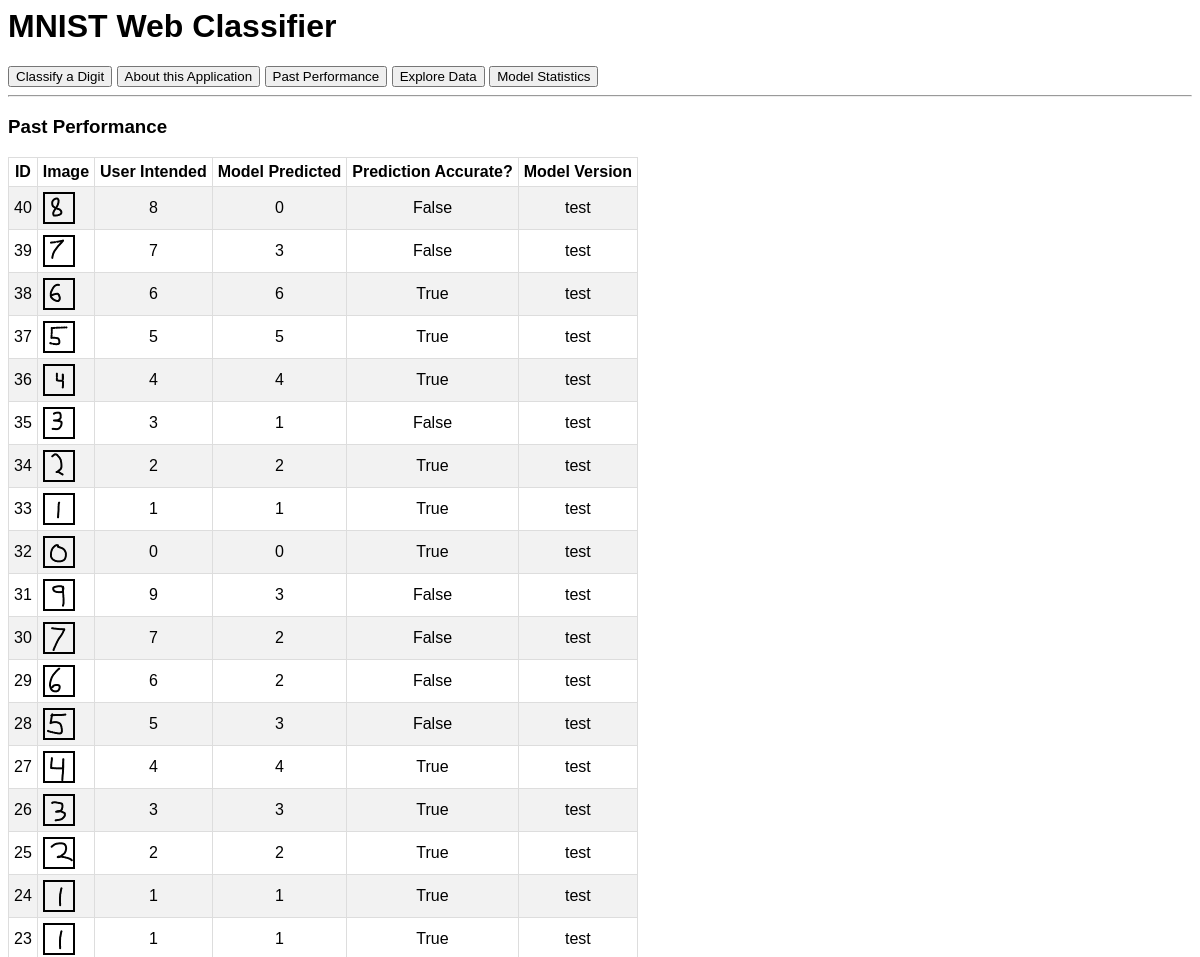
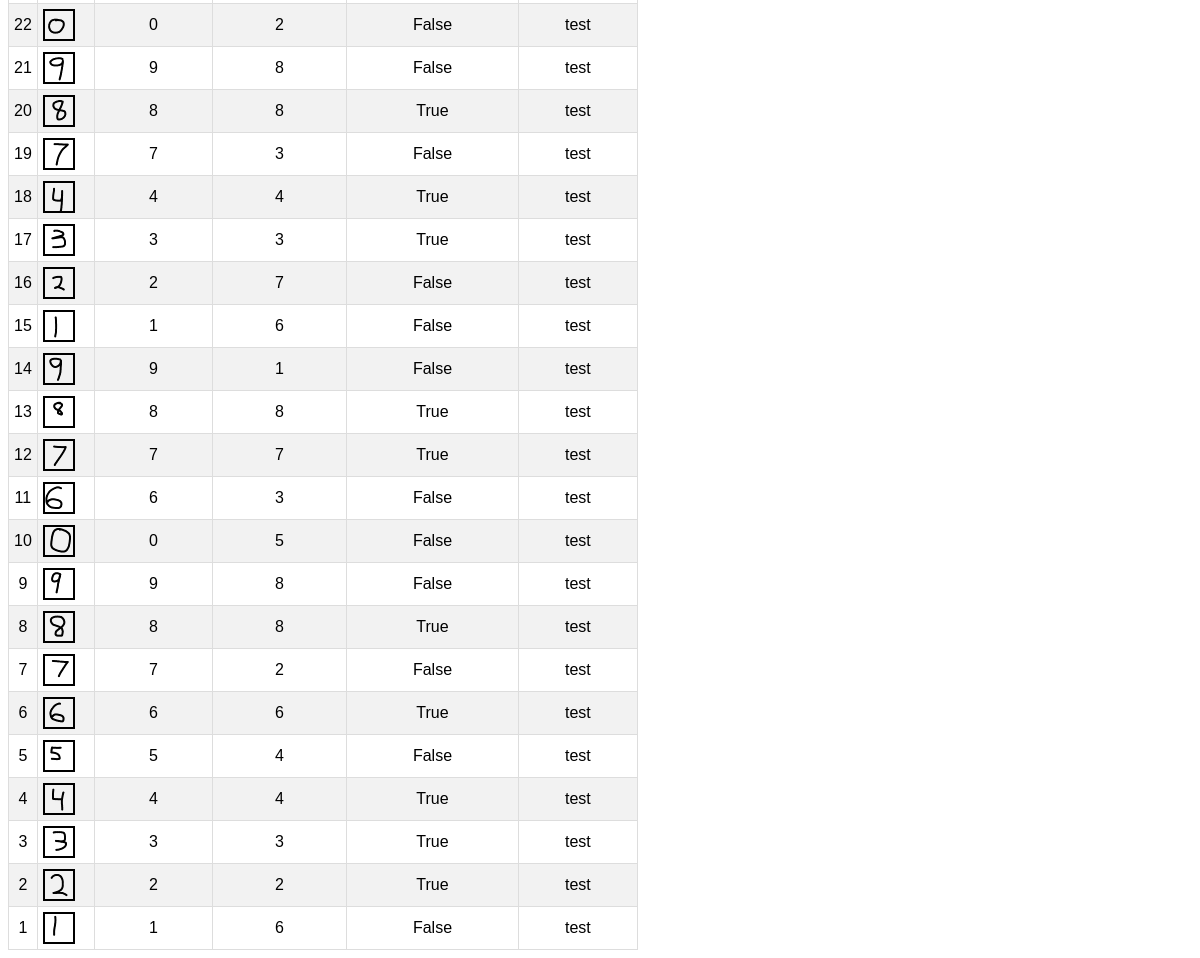
The app's page /log with its own data (2 pictures, top to bottom).
### app/models.py (models this page shows, shortened)
class History(Base):
    __tablename__ = "history"
    id = Column(Integer, primary_key=True, index=True)
    bits = Column(String, index=True)
    predicted = Column(Integer, index=True)
    intended = Column(Integer, index=True)
    correct = Column(Boolean, index=True)
    model_version = Column(String, index=True)

### app/main.py (the view)
@app.get("/")
async def root(request: Request):
    return templates.TemplateResponse("./draw.html", {"request": request})

### templates/log.html (shortened to what this page needs)
{% include "header.html" %}
<h3>Past Performance</h3>
<table>
        <tr>
            <th>ID</th>
            <th>Image</th>
            <th>User Intended</th>
            <th>Model Predicted</th>
            <th>Prediction Accurate?</th>
            <th>Model Version</th>
        </tr>
        {% for item in hst %}
        <tr>
            <td>{{item[0]}}</td>
            <td>
                    <canvas id="can{{item[0]}}" width="28" height="28" style="border:2px solid;"></canvas>
            </td>
            <td>{{item[3]}}</td>
            <td>{{item[2]}}</td>
            <td>{{item[4]}}</td>
            <td>{{item[5]}}</td>
        </tr>
        {% endfor %}
    </table>

### templates/header.html (shortened to what this page needs)
<h1>MNIST Web Classifier</h1>
<a href="/"><button>Classify a Digit</button></a>
<a href="/about"><button>About this Application</button></a>
<a href="/log"><button>Past Performance</button></a>
<a href="/explore"><button>Explore Data</button></a>
<a href="/stats"><button>Model Statistics</button></a>
<hr>
<script>
        function drawData(d, element) {
            var c = document.getElementById(element);
            var ctx = c.getContext("2d");
            for (var i = 0; i < 28; i++) {
                for (var j = 0; j < 28; j++) {
                    ctx.beginPath();
                    ctx.lineWidth = "2";
                    ctx.strokeStyle = "red";
                    var r_a = 0.3;
                    r_a = d[(28 * j + i)]/255
                    ctx.fillStyle = "rgba(1, 1, 1, " + r_a + ")";
                    ctx.fillRect(1 * i, 1 * j, 1, 1);
                    ctx.stroke()
                }
            }
        }
</script>

### templates/header.html (style rules this page uses)
canvas { padding-left: 0; padding-right: 0; margin-right: auto; display: block; }
* { font-family: Arial, Helvetica, sans-serif; }
table { border: 1px solid black; border-collapse: collapse; }
td, th { padding: 5px; text-align: left; border: 1px solid #ddd; text-align: center; }
tr:nth-child(even) { background-color: #f2f2f2; }
* { box-sizing: border-box; }

### records on screen
History: id "40", intended "8", predicted "0", correct "False", model_version "test"
History: id "39", intended "7", predicted "3", correct "False", model_version "test"
History: id "38", intended "6", predicted "6", correct "True", model_version "test"
History: id "37", intended "5", predicted "5", correct "True", model_version "test"
History: id "36", intended "4", predicted "4", correct "True", model_version "test"
History: id "35", intended "3", predicted "1", correct "False", model_version "test"
History: id "34", intended "2", predicted "2", correct "True", model_version "test"
History: id "33", intended "1", predicted "1", correct "True", model_version "test"
History: id "32", intended "0", predicted "0", correct "True", model_version "test"
History: id "31", intended "9", predicted "3", correct "False", model_version "test"
History: id "30", intended "7", predicted "2", correct "False", model_version "test"
History: id "29", intended "6", predicted "2", correct "False", model_version "test"
History: id "28", intended "5", predicted "3", correct "False", model_version "test"
History: id "27", intended "4", predicted "4", correct "True", model_version "test"
History: id "26", intended "3", predicted "3", correct "True", model_version "test"
History: id "25", intended "2", predicted "2", correct "True", model_version "test"
History: id "24", intended "1", predicted "1", correct "True", model_version "test"
History: id "23", intended "1", predicted "1", correct "True", model_version "test"
History: id "22", intended "0", predicted "2", correct "False", model_version "test"
History: id "21", intended "9", predicted "8", correct "False", model_version "test"
History: id "20", intended "8", predicted "8", correct "True", model_version "test"
History: id "19", intended "7", predicted "3", correct "False", model_version "test"
History: id "18", intended "4", predicted "4", correct "True", model_version "test"
History: id "17", intended "3", predicted "3", correct "True", model_version "test"
History: id "16", intended "2", predicted "7", correct "False", model_version "test"
History: id "15", intended "1", predicted "6", correct "False", model_version "test"
History: id "14", intended "9", predicted "1", correct "False", model_version "test"
History: id "13", intended "8", predicted "8", correct "True", model_version "test"
History: id "12", intended "7", predicted "7", correct "True", model_version "test"
History: id "11", intended "6", predicted "3", correct "False", model_version "test"
History: id "10", intended "0", predicted "5", correct "False", model_version "test"
History: id "9", intended "9", predicted "8", correct "False", model_version "test"
History: id "8", intended "8", predicted "8", correct "True", model_version "test"
History: id "7", intended "7", predicted "2", correct "False", model_version "test"
History: id "6", intended "6", predicted "6", correct "True", model_version "test"
History: id "5", intended "5", predicted "4", correct "False", model_version "test"
History: id "4", intended "4", predicted "4", correct "True", model_version "test"
History: id "3", intended "3", predicted "3", correct "True", model_version "test"
History: id "2", intended "2", predicted "2", correct "True", model_version "test"
History: id "1", intended "1", predicted "6", correct "False", model_version "test"
